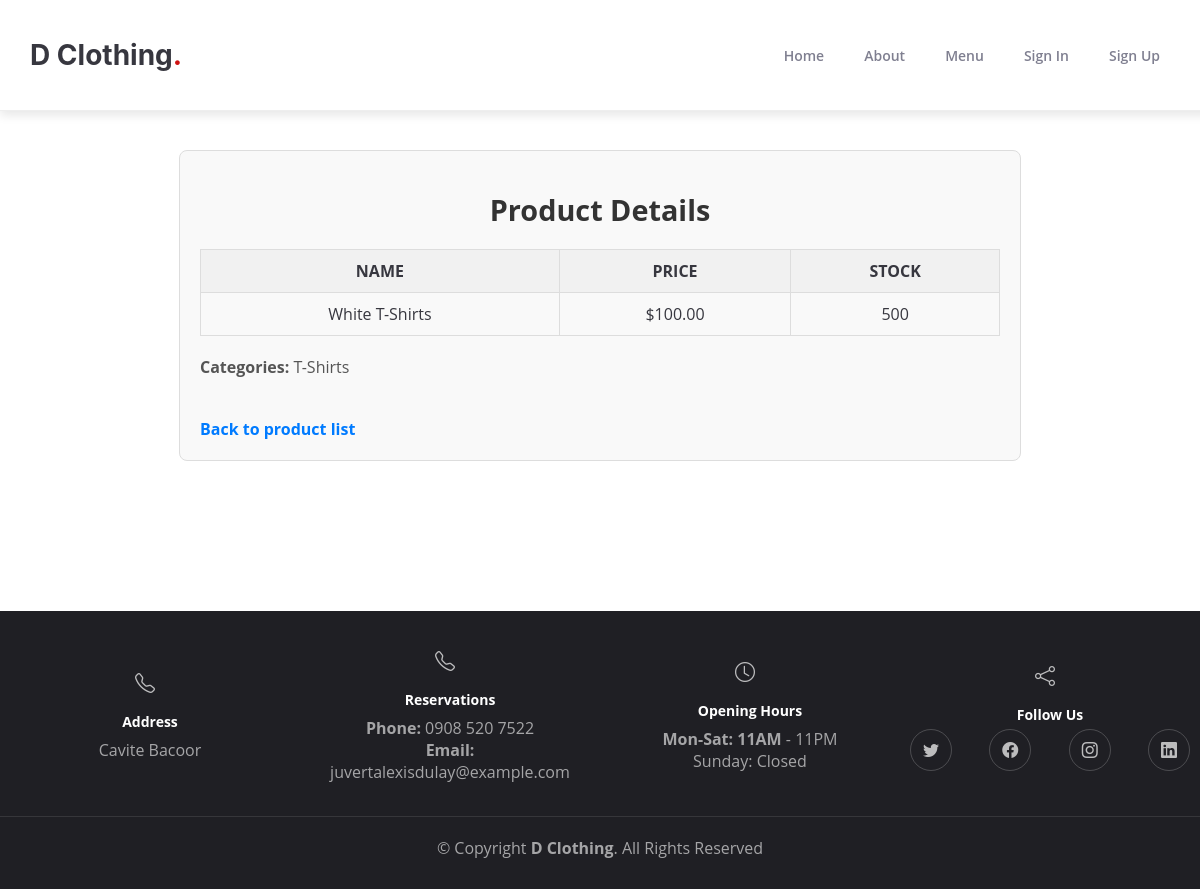
Page /product-detail/1/ on the earlier database version.
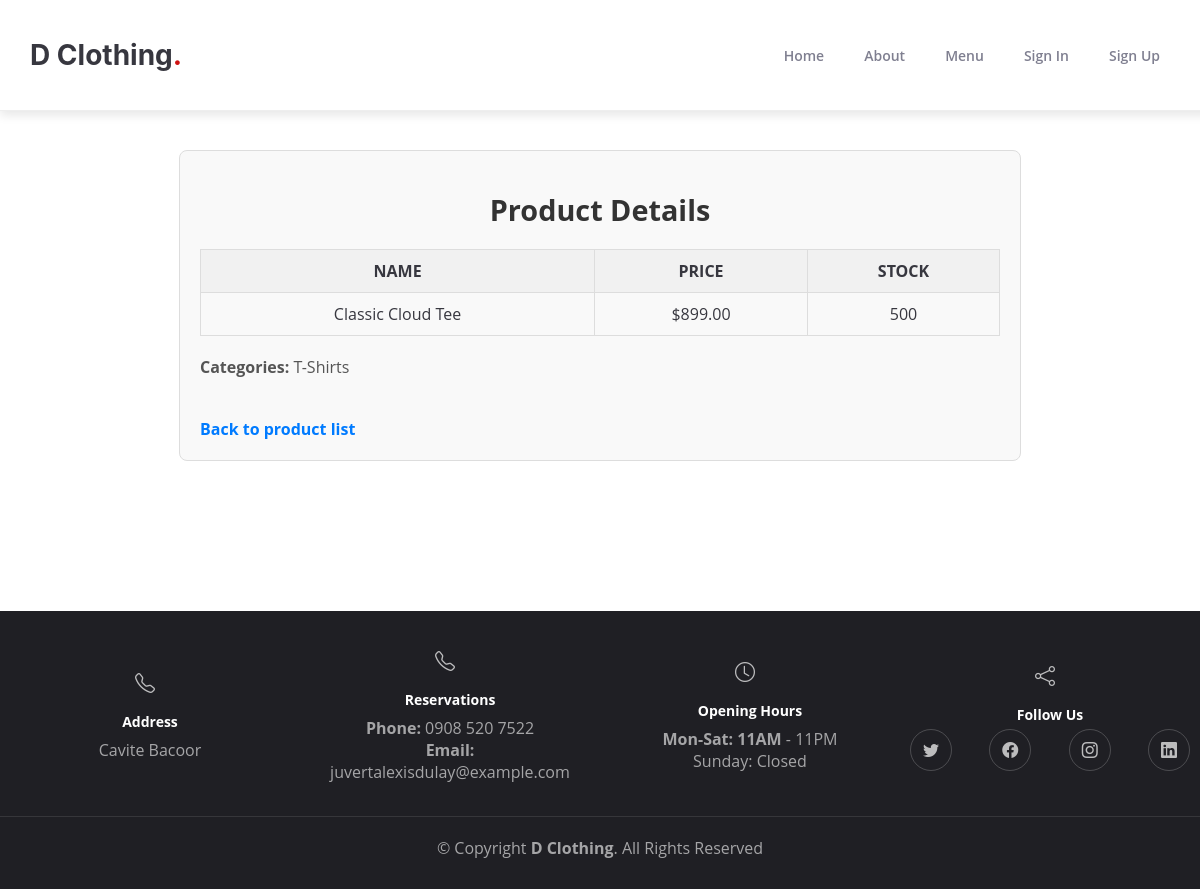
Same page on the later database version.
### app/models.py (models this page shows, shortened)
class Product(models.Model):
    name = models.CharField(max_length=100)
    description = models.TextField(blank=True)
    image = models.ImageField(upload_to='products/', default='default.jpg')
    price = models.DecimalField(max_digits=10, decimal_places=2)
    stock = models.PositiveIntegerField()
    categories = models.ManyToManyField(Category, related_name='products')

### app/views.py (the view)
# urls.py: path('product-detail/<int:pk>/', ProductDetailView.as_view(), name='product_detail'),
class ProductDetailView(DetailView):
    model = Product
    template_name = 'app/product_detail.html'
    context_object_name = 'product'

### app/templates/app/product_detail.html
{% extends 'app/base.html' %}
{% load static %}
{% block content %}
<link rel="stylesheet" href="{% static 'css/detail.css' %}">
<div class="product-detail-container">
    <h1 class="title">Product Details</h1>
    <table class="product-detail-table">
        <thead>
            <tr>
                <th>NAME</th>
                <th>PRICE</th>
                <th>STOCK</th>
            </tr>
        </thead>
        <tbody>
            <tr>
                <td>{{ product.name }}</td>
                <td>${{ product.price }}</td>
                <td>{{ product.stock }}</td>
            </tr>
        </tbody>
    </table>
    <div class="categories-section">
        <strong>Categories:</strong>
        {% for category in product.categories.all %}
            {{ category.name }}{% if not forloop.last %}, {% endif %}
        {% endfor %}
    </div>
    <a href="{% url 'menu' %}" class="back-link">Back to product list</a>
</div>
{% endblock content %}

Differences in the rows shown:
changed Product: name "White T-Shirts" → "Classic Cloud Tee"; price "100.00" → "899.00"
